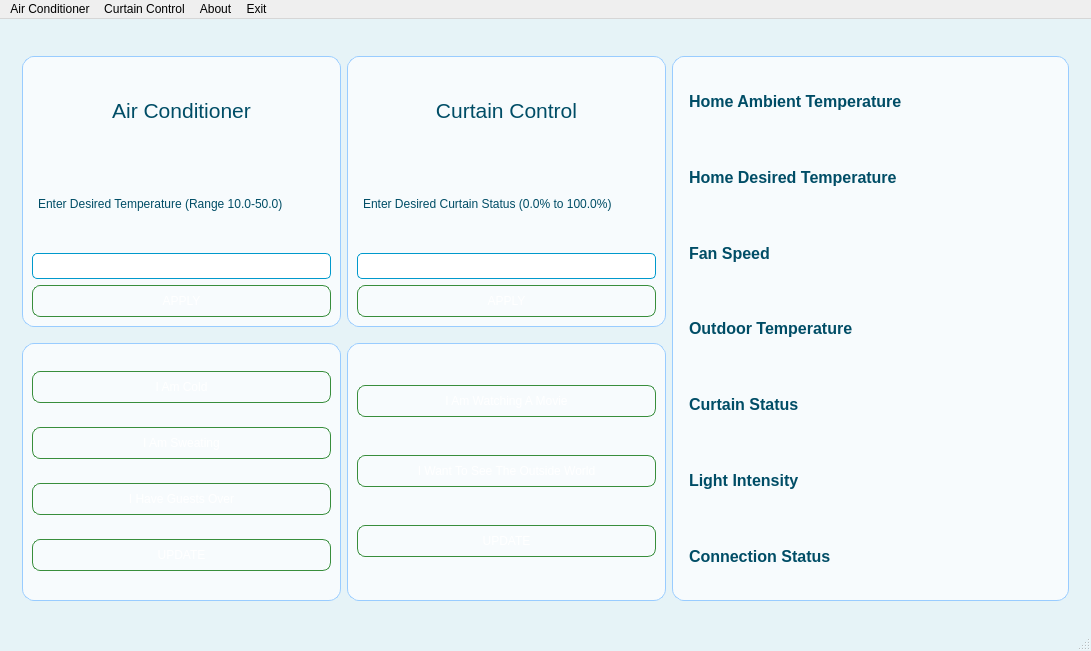
<?xml version="1.0" encoding="UTF-8"?>
<ui version="4.0">
 <class>MainWindow</class>
 <widget class="QMainWindow" name="MainWindow">
  <property name="geometry">
   <rect>
    <x>0</x>
    <y>0</y>
    <width>1091</width>
    <height>651</height>
   </rect>
  </property>
  <property name="windowTitle">
   <string>Home Automation System</string>
  </property>
  <property name="styleSheet">
   <string notr="true">/* =========================================
   VERIFIED FRUTIGER AERO STYLESHEET (CLEAN)
   ========================================= */

QMainWindow {
    background-color: #E6F3F7; 
}

QGroupBox {
    background-color: rgba(255, 255, 255, 0.7); 
    border: 1px solid #99CCFF;
    border-radius: 12px;
    margin-top: 10px;
    font: 12pt &quot;Segoe UI&quot;;
    color: #004D66; 
}

QGroupBox::title {
    subcontrol-origin: margin;
    subcontrol-position: top center;
    padding: 0 10px;
    background-color: #99CCFF; 
    color: #FFFFFF; 
    border-radius: 4px;
}

QPushButton {
    background-color: qlineargradient(x1: 0, y1: 0, x2: 0, y2: 1,
                                     stop: 0 #77DD77, 
                                     stop: 1 #4CAF50); 
    color: white;
    font: 10pt &quot;Segoe UI Semibold&quot;;
    border: 1px solid #388E3C;
    border-radius: 8px;
    padding: 8px 15px;
}

QPushButton:hover {
    background-color: #82E0AA;
}

QPushButton:pressed {
    background-color: #388E3C;
}

QLineEdit {
    background-color: white;
    border: 1px solid #0099CC; 
    border-radius: 5px;
    padding: 4px;
    font: 11pt &quot;Segoe UI&quot;;
}
QLabel {
    font-family: &quot;Segoe UI&quot;, Helvetica, Arial, sans-serif;
    color: #004D66; 
    padding: 3px; 
    background-color: transparent;
}
/* Style for key values like 29.5 °C */
QLabel[class=&quot;ValueLabel&quot;] {
    /* Highly legible, bold digital font style */
    font-family: &quot;Segoe UI Black&quot;, &quot;Segoe UI Semibold&quot;, Arial, sans-serif;
    font-weight: 800; /* Extra bold */
    
    /* Aquatic blue/cyan color */
    color: #0088CC; 
    
    /* Text shadow creates the signature soft glow and depth */
    text-shadow: 1px 1px 2px rgba(0, 0, 0, 0.3), 
                 0 0 10px rgba(0, 150, 200, 0.7); 
    
    /* You will manually set font-size: 24pt (or similar) on this element */
    padding: 5px;
}
</string>
  </property>
  <widget class="QWidget" name="centralwidget">
   <layout class="QGridLayout" name="gridLayout_2">
    <item row="0" column="0">
     <layout class="QGridLayout" name="gridLayout">
      <item row="0" column="1">
       <widget class="QGroupBox" name="groupBox_2">
        <property name="maximumSize">
         <size>
          <width>319</width>
          <height>281</height>
         </size>
        </property>
        <property name="title">
         <string/>
        </property>
        <layout class="QGridLayout" name="gridLayout_8">
         <item row="2" column="0">
          <widget class="QLineEdit" name="curtainInput"/>
         </item>
         <item row="3" column="0">
          <widget class="QPushButton" name="pushButton">
           <property name="text">
            <string>APPLY</string>
           </property>
          </widget>
         </item>
         <item row="0" column="0">
          <widget class="QLabel" name="label_6">
           <property name="font">
            <font>
             <family>Segoe UI</family>
             <pointsize>16</pointsize>
             <italic>false</italic>
             <bold>false</bold>
            </font>
           </property>
           <property name="styleSheet">
            <string notr="true">/* --- AGGRESSIVE FEATURE FONT OVERRIDE --- */
QLabel[class=&quot;ValueLabel&quot;] {
    font: 24pt &quot;Segoe UI Black&quot;; /* Increased size and highly visible font */
    font-weight: 900; /* Ensures the text is rendered extremely bold */
    color: #0088CC; /* Bright Aquatic Blue */
    text-shadow: 1px 1px 3px rgba(0, 0, 0, 0.4), 
                 0 0 15px rgba(0, 150, 200, 0.9); /* Stronger glow/shadow */
    min-height: 40px; /* Ensures vertical space for the large font */
    padding: 5px;
}</string>
           </property>
           <property name="text">
            <string>Curtain Control</string>
           </property>
           <property name="textFormat">
            <enum>Qt::TextFormat::PlainText</enum>
           </property>
           <property name="alignment">
            <set>Qt::AlignmentFlag::AlignCenter</set>
           </property>
          </widget>
         </item>
         <item row="1" column="0">
          <widget class="QLabel" name="label_7">
           <property name="text">
            <string>Enter Desired Curtain Status (0.0% to 100.0%)</string>
           </property>
          </widget>
         </item>
        </layout>
       </widget>
      </item>
      <item row="1" column="1">
       <widget class="QGroupBox" name="groupBox_4">
        <property name="maximumSize">
         <size>
          <width>319</width>
          <height>268</height>
         </size>
        </property>
        <property name="title">
         <string/>
        </property>
        <layout class="QGridLayout" name="gridLayout_7">
         <item row="1" column="0">
          <widget class="QPushButton" name="outside">
           <property name="text">
            <string>I Want To See The Outside World</string>
           </property>
          </widget>
         </item>
         <item row="0" column="0">
          <widget class="QPushButton" name="movie">
           <property name="text">
            <string>I Am Watching A Movie</string>
           </property>
          </widget>
         </item>
         <item row="2" column="0">
          <widget class="QPushButton" name="curtainUpdate">
           <property name="text">
            <string>UPDATE</string>
           </property>
          </widget>
         </item>
        </layout>
       </widget>
      </item>
      <item row="1" column="0">
       <widget class="QGroupBox" name="groupBox_3">
        <property name="maximumSize">
         <size>
          <width>319</width>
          <height>268</height>
         </size>
        </property>
        <property name="title">
         <string/>
        </property>
        <layout class="QGridLayout" name="gridLayout_3">
         <item row="2" column="0">
          <widget class="QPushButton" name="guests">
           <property name="text">
            <string>I Have Guests Over</string>
           </property>
          </widget>
         </item>
         <item row="1" column="0">
          <widget class="QPushButton" name="sweat">
           <property name="text">
            <string>I Am Sweating</string>
           </property>
          </widget>
         </item>
         <item row="0" column="0">
          <widget class="QPushButton" name="cold">
           <property name="text">
            <string>I Am Cold</string>
           </property>
          </widget>
         </item>
         <item row="3" column="0">
          <widget class="QPushButton" name="acUpdate">
           <property name="text">
            <string>UPDATE</string>
           </property>
          </widget>
         </item>
        </layout>
       </widget>
      </item>
      <item row="0" column="0">
       <widget class="QGroupBox" name="groupBox">
        <property name="maximumSize">
         <size>
          <width>319</width>
          <height>281</height>
         </size>
        </property>
        <property name="title">
         <string/>
        </property>
        <layout class="QGridLayout" name="gridLayout_5">
         <item row="0" column="0">
          <layout class="QGridLayout" name="gridLayout_4">
           <item row="0" column="0">
            <widget class="QLabel" name="acLabel">
             <property name="font">
              <font>
               <family>Segoe UI</family>
               <pointsize>16</pointsize>
              </font>
             </property>
             <property name="text">
              <string>Air Conditioner</string>
             </property>
             <property name="alignment">
              <set>Qt::AlignmentFlag::AlignCenter</set>
             </property>
            </widget>
           </item>
           <item row="1" column="0">
            <widget class="QLabel" name="label">
             <property name="text">
              <string>Enter Desired Temperature (Range 10.0-50.0)</string>
             </property>
            </widget>
           </item>
           <item row="2" column="0">
            <widget class="QLineEdit" name="acInput"/>
           </item>
           <item row="3" column="0">
            <widget class="QPushButton" name="pushButton_2">
             <property name="text">
              <string>APPLY</string>
             </property>
            </widget>
           </item>
          </layout>
         </item>
        </layout>
       </widget>
      </item>
      <item row="0" column="2" rowspan="2">
       <widget class="QGroupBox" name="groupBox_5">
        <property name="maximumSize">
         <size>
          <width>397</width>
          <height>561</height>
         </size>
        </property>
        <property name="title">
         <string/>
        </property>
        <layout class="QGridLayout" name="gridLayout_6">
         <item row="0" column="0">
          <widget class="QLabel" name="label_10">
           <property name="font">
            <font>
             <family>Segoe UI</family>
             <pointsize>12</pointsize>
             <bold>true</bold>
            </font>
           </property>
           <property name="text">
            <string>Home Ambient Temperature</string>
           </property>
          </widget>
         </item>
         <item row="0" column="1">
          <widget class="QLabel" name="ambientTemp">
           <property name="text">
            <string/>
           </property>
          </widget>
         </item>
         <item row="1" column="0">
          <widget class="QLabel" name="label_8">
           <property name="font">
            <font>
             <family>Segoe UI</family>
             <pointsize>12</pointsize>
             <bold>true</bold>
            </font>
           </property>
           <property name="text">
            <string>Home Desired Temperature</string>
           </property>
          </widget>
         </item>
         <item row="1" column="1">
          <widget class="QLabel" name="desiredTemp">
           <property name="text">
            <string/>
           </property>
          </widget>
         </item>
         <item row="2" column="0">
          <widget class="QLabel" name="label_2">
           <property name="font">
            <font>
             <family>Segoe UI</family>
             <pointsize>12</pointsize>
             <bold>true</bold>
            </font>
           </property>
           <property name="text">
            <string>Fan Speed</string>
           </property>
          </widget>
         </item>
         <item row="2" column="1">
          <widget class="QLabel" name="fanSpeed">
           <property name="text">
            <string/>
           </property>
          </widget>
         </item>
         <item row="3" column="0">
          <widget class="QLabel" name="label_4">
           <property name="font">
            <font>
             <family>Segoe UI</family>
             <pointsize>12</pointsize>
             <bold>true</bold>
            </font>
           </property>
           <property name="text">
            <string>Outdoor Temperature</string>
           </property>
          </widget>
         </item>
         <item row="3" column="1">
          <widget class="QLabel" name="outdoorTemp">
           <property name="text">
            <string/>
           </property>
          </widget>
         </item>
         <item row="4" column="0">
          <widget class="QLabel" name="label_11">
           <property name="font">
            <font>
             <family>Segoe UI</family>
             <pointsize>12</pointsize>
             <bold>true</bold>
            </font>
           </property>
           <property name="text">
            <string>Curtain Status</string>
           </property>
          </widget>
         </item>
         <item row="4" column="1">
          <widget class="QLabel" name="curtainStatus">
           <property name="text">
            <string/>
           </property>
          </widget>
         </item>
         <item row="5" column="0">
          <widget class="QLabel" name="label_9">
           <property name="font">
            <font>
             <family>Segoe UI</family>
             <pointsize>12</pointsize>
             <bold>true</bold>
            </font>
           </property>
           <property name="text">
            <string>Light Intensity</string>
           </property>
          </widget>
         </item>
         <item row="5" column="1">
          <widget class="QLabel" name="lightIntensity">
           <property name="text">
            <string/>
           </property>
          </widget>
         </item>
         <item row="6" column="0">
          <widget class="QLabel" name="label_5">
           <property name="font">
            <font>
             <family>Segoe UI</family>
             <pointsize>12</pointsize>
             <bold>true</bold>
            </font>
           </property>
           <property name="text">
            <string>Connection Status</string>
           </property>
          </widget>
         </item>
         <item row="6" column="1">
          <widget class="QLabel" name="connectionStatus">
           <property name="text">
            <string/>
           </property>
          </widget>
         </item>
        </layout>
       </widget>
      </item>
     </layout>
    </item>
   </layout>
  </widget>
  <widget class="QMenuBar" name="menubar">
   <property name="geometry">
    <rect>
     <x>0</x>
     <y>0</y>
     <width>1091</width>
     <height>22</height>
    </rect>
   </property>
   <widget class="QMenu" name="menuAir_Conditioner">
    <property name="title">
     <string>Air Conditioner</string>
    </property>
   </widget>
   <widget class="QMenu" name="menuCurtain_Control">
    <property name="title">
     <string>Curtain Control</string>
    </property>
   </widget>
   <widget class="QMenu" name="menuAbout">
    <property name="title">
     <string>About</string>
    </property>
   </widget>
   <widget class="QMenu" name="menuExit">
    <property name="title">
     <string>Exit</string>
    </property>
   </widget>
   <addaction name="menuAir_Conditioner"/>
   <addaction name="menuCurtain_Control"/>
   <addaction name="menuAbout"/>
   <addaction name="menuExit"/>
  </widget>
  <widget class="QStatusBar" name="statusbar"/>
  <action name="actionExit">
   <property name="text">
    <string>Exit</string>
   </property>
  </action>
 </widget>
 <resources/>
 <connections/>
</ui>
